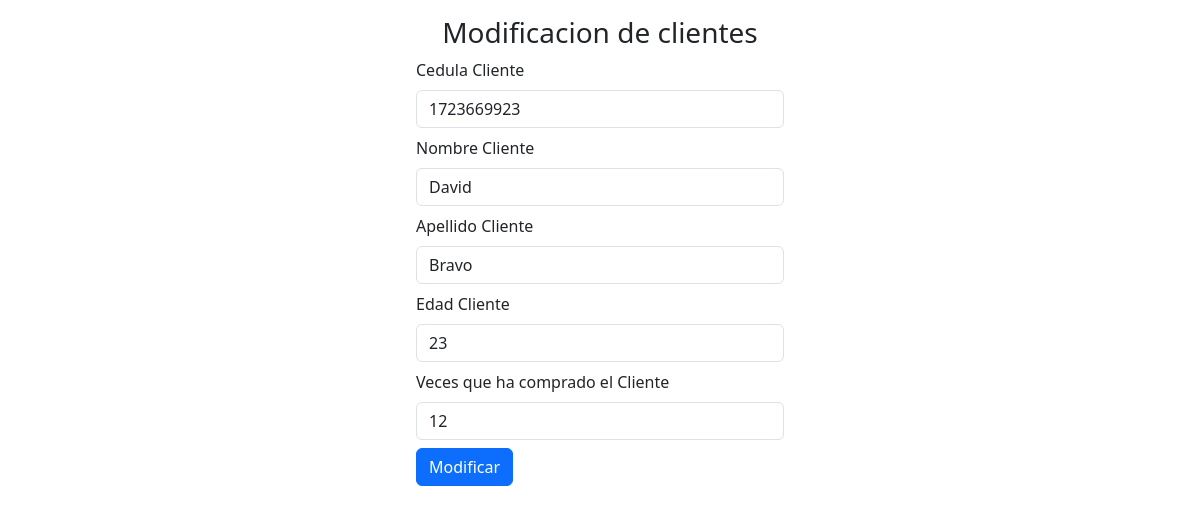
Screenshot of /modificar_cliente.php?id=1 with the database file from the repository.
### tables this page shows
CREATE TABLE `clientes` (
  `idClientes` int(11) NOT NULL,
  `cedula_clientes` varchar(11) NOT NULL,
  `nombres_clientes` varchar(45) NOT NULL,
  `apellidos_clientes` varchar(45) NOT NULL,
  `edad_clientes` int(11) NOT NULL,
  `veces_compra_clientes` int(11) NOT NULL
);

### modificar_cliente.php (the view, shortened to what this page needs)
<?php
include "modelo/conexion.php";
$id = $_GET["id"];
$sql = $conexion->query("select *from clientes where idClientes=$id");
?>
<!DOCTYPE html>
<html lang="en">
<head>
    <link href="https://cdn.jsdelivr.net/npm/bootstrap@5.3.0/dist/css/bootstrap.min.css" rel="stylesheet">
</head>
<body>
    <form class="col-4 p-3 m-auto" method="POST">
        <h3 class="text-center">Modificacion de clientes</h3>
        <?php
        while ($datos = $sql->fetch_object()) { ?>
             <div class="mb-2">
                <label for="exampleInputEmail1" class="form-label">Cedula Cliente</label>
                <input type="text" class="form-control" name="cedula" value="<?= $datos->cedula_clientes ?>">
            </div>
            <div class="mb-2">
                <label for="exampleInputEmail1" class="form-label">Nombre Cliente</label>
                <input type="text" class="form-control" name="nombre" value="<?= $datos->nombres_clientes ?>">
            </div>
            <div class="mb-2">
                <label for="exampleInputEmail1" class="form-label">Apellido Cliente</label>
                <input type="text" class="form-control" name="apellido" value="<?= $datos->apellidos_clientes ?>">
            </div>
            <div class="mb-2">
                <label for="exampleInputEmail1" class="form-label">Edad Cliente</label>
                <input type="text" class="form-control" name="edad" value="<?= $datos->edad_clientes ?>">
            </div>
            <div class="mb-2">
                <label for="exampleInputEmail1" class="form-label">Veces que ha comprado el Cliente</label>
                <input type="text" class="form-control" name="veces" value="<?= $datos->veces_compra_clientes ?>">
            </div>
        <?php }
        ?>
        <button type="submit" class="btn btn-primary" name="btnModificar" value="mod">Modificar</button>
</body>
</html>

### rows the page displays
clientes: cedula "1723669923", nombre "David", apellido "Bravo", edad "23", veces "12"
